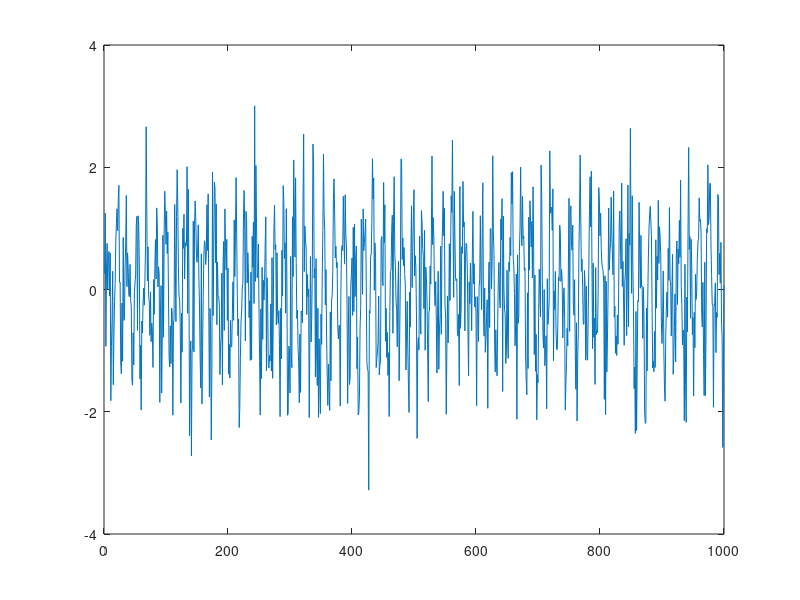

Write MATLAB code to recreate this figure.
clear all
close all
clc

N = 1000;
f = 10;
t = 2*pi*[0:1/N:1-1/N];
x  = sin(2*pi*f*t);
varn = .5;
n = sqrt(varn)*randn(1,N);

y = x + n;

%Probability that an sample belongs to the clean signal
q = .5;
    

figure, plot(y);
